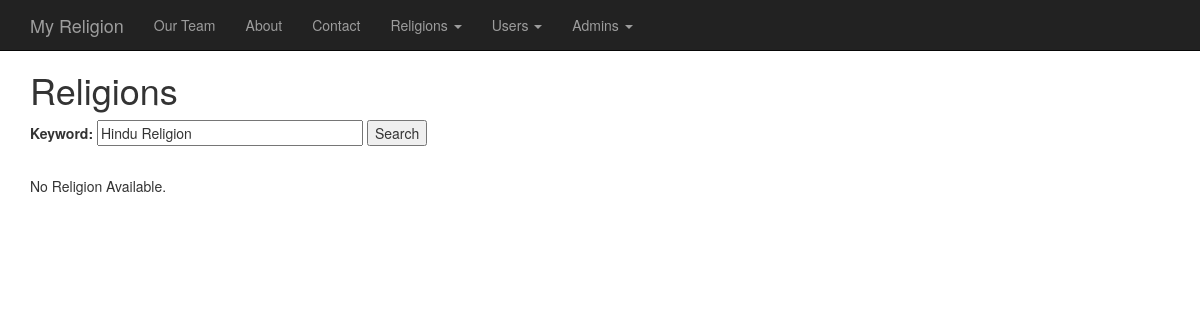
/0001_myreligion/home.php?keyword=Hindu Religion, run on an earlier commit of the app's database.
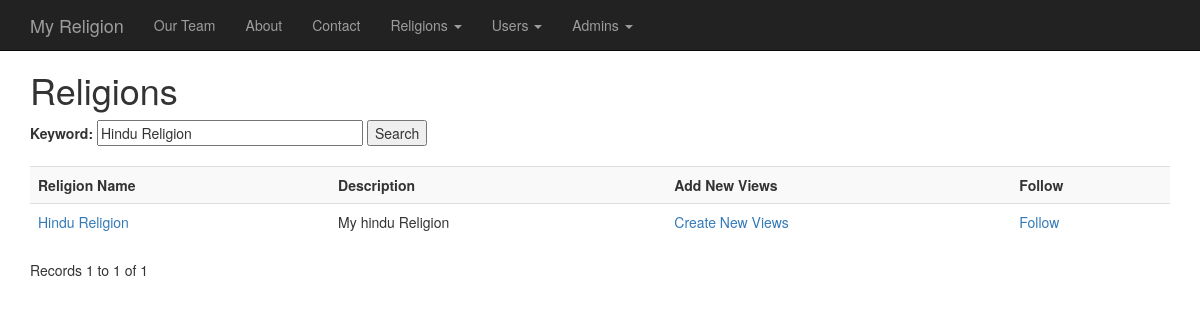
And on a later commit of the database.
### tables this page shows
CREATE TABLE `religions` (
  `religion_id` int(11) NOT NULL AUTO_INCREMENT,
  `user_id` int(11) DEFAULT NULL,
  `religion_name` varchar(255) DEFAULT NULL,
  `religion_description` text,
  `religion_creation_dt` timestamp NOT NULL DEFAULT CURRENT_TIMESTAMP ON UPDATE CURRENT_TIMESTAMP,
  `religion_status` int(1) NOT NULL DEFAULT '0',
  `religion_type` enum('public','closed') NOT NULL DEFAULT 'closed',
  `religion_image` varchar(255) DEFAULT NULL,
  PRIMARY KEY (`religion_id`)
);

### 0001_myreligion/home.php (the view, shortened to what this page needs)
<?php require_once('../Connections/conn.php'); ?>
<?php
$keyword = '';
if (!empty($_GET['keyword'])) {
	$keyword = $_GET['keyword'];
}
$maxRows_rsView = 25;
$pageNum_rsView = 0;
$startRow_rsView = $pageNum_rsView * $maxRows_rsView;
$colname2_rsView = "%";
if (isset($_GET['keyword'])) {
  $colname2_rsView = (get_magic_quotes_gpc()) ? $_GET['keyword'] : addslashes($_GET['keyword']);
}
$colname_rsView = "-1";
$query_rsView = sprintf("SELECT religions.*, religions_follower.follower_id, religions_follower.religion_id as religion_id2, religions_follower.follower_user_id, religions_follower.follower_date FROM religions LEFT JOIN religions_follower ON religions.religion_id = religions_follower.religion_id AND follower_user_id = %s WHERE religions.religion_status = 1 AND (religion_name LIKE '%%%s%%' OR religion_description LIKE '%%%s%%')", $colname_rsView,$colname2_rsView,$colname2_rsView);
$query_limit_rsView = sprintf("%s LIMIT %d, %d", $query_rsView, $startRow_rsView, $maxRows_rsView);
$rsView = mysql_query($query_limit_rsView, $conn) or die(mysql_error());
$row_rsView = mysql_fetch_assoc($rsView);
if (isset($_GET['totalRows_rsView'])) {
  $totalRows_rsView = $_GET['totalRows_rsView'];
} else {
  $all_rsView = mysql_query($query_rsView);
  $totalRows_rsView = mysql_num_rows($all_rsView);
}
?><!doctype html>
<html>
<head>
<link rel="stylesheet" href="css/bootstrap.min.css">
<link rel="stylesheet" href="css/style.css">
</head>
<body>
    <nav class="navbar navbar-inverse navbar-fixed-top">
      <div class="container">
        <div class="navbar-header">
          <a class="navbar-brand" href="index.php">My Religion</a>
        </div>
        <div id="navbar" class="navbar-collapse collapse">
          <ul class="nav navbar-nav">
            <li><a href="team.php">Our Team</a></li>
            <li><a href="about.php">About</a></li>
            <li><a href="contact.php">Contact</a></li>
            <li class="dropdown">
              <a href="#" class="dropdown-toggle" data-toggle="dropdown" role="button" aria-haspopup="true" aria-expanded="false">Religions <span class="caret"></span></a>
            </li>
			<li class="dropdown">
              <a href="#" class="dropdown-toggle" data-toggle="dropdown" role="button" aria-haspopup="true" aria-expanded="false">Users <span class="caret"></span></a>
            </li>
			<li class="dropdown">
              <a href="#" class="dropdown-toggle" data-toggle="dropdown" role="button" aria-haspopup="true" aria-expanded="false">Admins <span class="caret"></span></a>
            </li>
          </ul>
        </div>
      </div>
    </nav>
<div class="container">
  <h1>Religions</h1>
  <form method="get">
	    <strong>Keyword:</strong>
	    <input name="keyword" type="text" id="keyword" size="32" value="<?php echo $keyword; ?>">
	    <input name="submit" type="submit" id="submit" value="Search">
<br /><br />
      </form>
  <?php if ($totalRows_rsView > 0) {  ?>
  <div class="table-responsive">
	    <table class="table table-striped">
    <tr>
      <td valign="top"><strong>Religion Name </strong></td>
      <td valign="top"><strong>Description</strong></td>
      <td valign="top"><strong>Add New Views </strong></td>
      <td valign="top"><strong>Follow</strong></td>
    </tr>
    <?php do { ?>
      <tr>
        <td valign="top"><a href="detail.php?religion_id=<?php echo $row_rsView['religion_id']; ?>"><?php echo $row_rsView['religion_name']; ?></a></td>
        <td valign="top"><?php echo $row_rsView['religion_description']; ?></td>
        <td valign="top"><a href="views_new.php?religion_id=<?php echo $row_rsView['religion_id']; ?>">Create New Views</a></td>
        <td valign="top">
		 		<?php if (!empty($row_rsView['follower_id'])) { ?>
			  Following (<a href="unfollow_religion.php?religion_id=<?php echo $row_rsView['religion_id']; ?>">UnFollow</a>)
			  <?php } else { ?>
			  <a href="follow_religion.php?religion_id=<?php echo $row_rsView['religion_id']; ?>">Follow</a>
			  <?php } ?></td>
      </tr>
      <?php } while ($row_rsView = mysql_fetch_assoc($rsView)); ?>
  </table>
  </div>
  <p> Records <?php echo ($startRow_rsView + 1) ?> to <?php echo min($startRow_rsView + $maxRows_rsView, $totalRows_rsView) ?> of <?php echo $totalRows_rsView ?>
  <?php }  ?></p>
<?php if ($totalRows_rsView == 0) {  ?>
  <p>No Religion Available.</p>
  <?php }  ?>
</div>
</body>
</html>

What changed in the data, as far as the page shows it:
now on this page (row edited): religions: religion_name "Hindu Religion", religion_description "My hindu Religion"
Also different on the page:
$startRow_rsView + 1: (not shown) → "1"
min($startRow_rsView + $maxRows_rsView, $totalRows_rsView): (not shown) → "1"
$totalRows_rsView: (not shown) → "1"
text no longer shown: "No Religion Available."
text now shown: "Religion Name Description Add New Views Follow Records to of"
